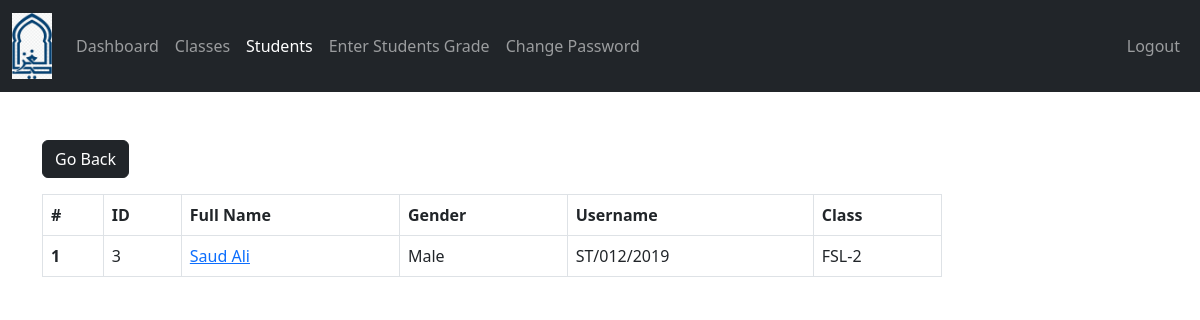
Page /Teacher/students_of_class.php?class_id=3 (signed in) on the committed database.
### tables this page shows
CREATE TABLE `students` (
  `student_id` int(11) NOT NULL,
  `username` varchar(127) NOT NULL,
  `password` varchar(255) NOT NULL,
  `fname` varchar(127) NOT NULL,
  `admission_number` varchar(50) DEFAULT NULL,
  `grade` int(11) NOT NULL,
  `subjects` varchar(100) NOT NULL,
  `address` varchar(31) NOT NULL,
  `gender` varchar(7) NOT NULL,
  `email_address` varchar(255) NOT NULL,
  `date_of_birth` date NOT NULL,
  `date_of_joined` timestamp NULL DEFAULT current_timestamp(),
  `parent_fname` varchar(127) NOT NULL,
  `parent_phone_number` varchar(31) NOT NULL
);

CREATE TABLE `grades` (
  `grade_id` int(11) NOT NULL,
  `grade` varchar(31) NOT NULL,
  `grade_code` varchar(7) NOT NULL
);

### Teacher/data/student.php (called while the page is built, shortened)
<?php
function getAllStudents($conn){
   $sql = "SELECT * FROM students";
   $stmt = $conn->prepare($sql);
   $stmt->execute();
   if ($stmt->rowCount() >= 1) {
     $students = $stmt->fetchAll();
     return $students;
   }else {
   	return 0;
   }
}

### Teacher/data/grade.php (called while the page is built, shortened)
<?php
function getGradeById($grade_id, $conn){
   $sql = "SELECT * FROM grades
           WHERE grade_id=?";
   $stmt = $conn->prepare($sql);
   $stmt->execute([$grade_id]);
   if ($stmt->rowCount() == 1) {
     $grade = $stmt->fetch();
     return $grade;
   }else {
    return 0;
   }
}

### Teacher/students_of_class.php (the view, shortened to what this page needs)
<?php
if (isset($_SESSION['teacher_id']) &&
    isset($_SESSION['role'])) {
    if ($_SESSION['role'] == 'Teacher') {
       include "../DB_connection.php";
       include "data/student.php";
       include "data/grade.php";
       include "data/section.php";
       $class_id = $_GET['class_id'];
       $students = getAllStudents($conn);
 ?>
<!DOCTYPE html>
<html lang="en">
<head>
	<link rel="stylesheet" href="https://cdn.jsdelivr.net/npm/bootstrap@5.2.0/dist/css/bootstrap.min.css">
	<link rel="stylesheet" href="../css/style.css">
  <link rel="stylesheet" href="https://cdnjs.cloudflare.com/ajax/libs/font-awesome/4.7.0/css/font-awesome.min.css">
</head>
<body>
    <?php
    include "inc/navbar.php";
        if ($students != 0) {
     ?>
  <?php $i = 0; foreach ($students as $student ) {
       $g = getGradeById($class_id, $conn);
       if ($g['grade_id'] == $student['grade']) { $i++;
       if ($i == 1) {
    ?>
        <div class="container mt-5">
            <a href="students.php"
              class="btn btn-dark">Go Back</a>
           <div class="table-responsive">
              <table class="table table-bordered mt-3 n-table">
                <thead>
                  <tr>
                    <th scope="col">#</th>
                    <th scope="col">ID</th>
                    <th scope="col">Full Name</th>
                    <th scope="col">Gender</th>
                    <th scope="col">Username</th>
                    <th scope="col">Class</th>
                  </tr>
                </thead>
                <tbody>
              <?php } ?>
                  <tr>
                    <th scope="row"><?=$i?></th>
                    <td><?=$student['student_id']?></td>
                    <td>
                      <a href="student-view.php?student_id=<?=$student['student_id']?>">
                        <?=$student['fname']?>
                      </a>
                    </td>
                    <td><?=$student['gender']?></td>
                    <td><?=$student['username']?></td>
                    <td>
                      <?php
                           $grade = $student['grade'];
                           $g_temp = getGradeById($grade, $conn);
                           if ($g_temp != 0) {
                              echo $g_temp['grade_code'].'-'.
                                     $g_temp['grade'];
                            }
                        ?>
                    </td>
                  </tr>
                <?php } } ?>
                </tbody>
              </table>
           </div>
         <?php } ?>
     </div>
</body>
</html>
<?php
  }else {
    header("Location: ../login.php");
    exit;
  }
}else {
	header("Location: ../login.php");
	exit;
}
?>

### css/style.css (style rules this page uses)
.n-table { max-width: 900px; }

### rows in the picture
students: student_id "3", fname "Saud Ali", gender "Male", username "ST/012/2019", grades.grade_code "FSL", grades.grade "2"
